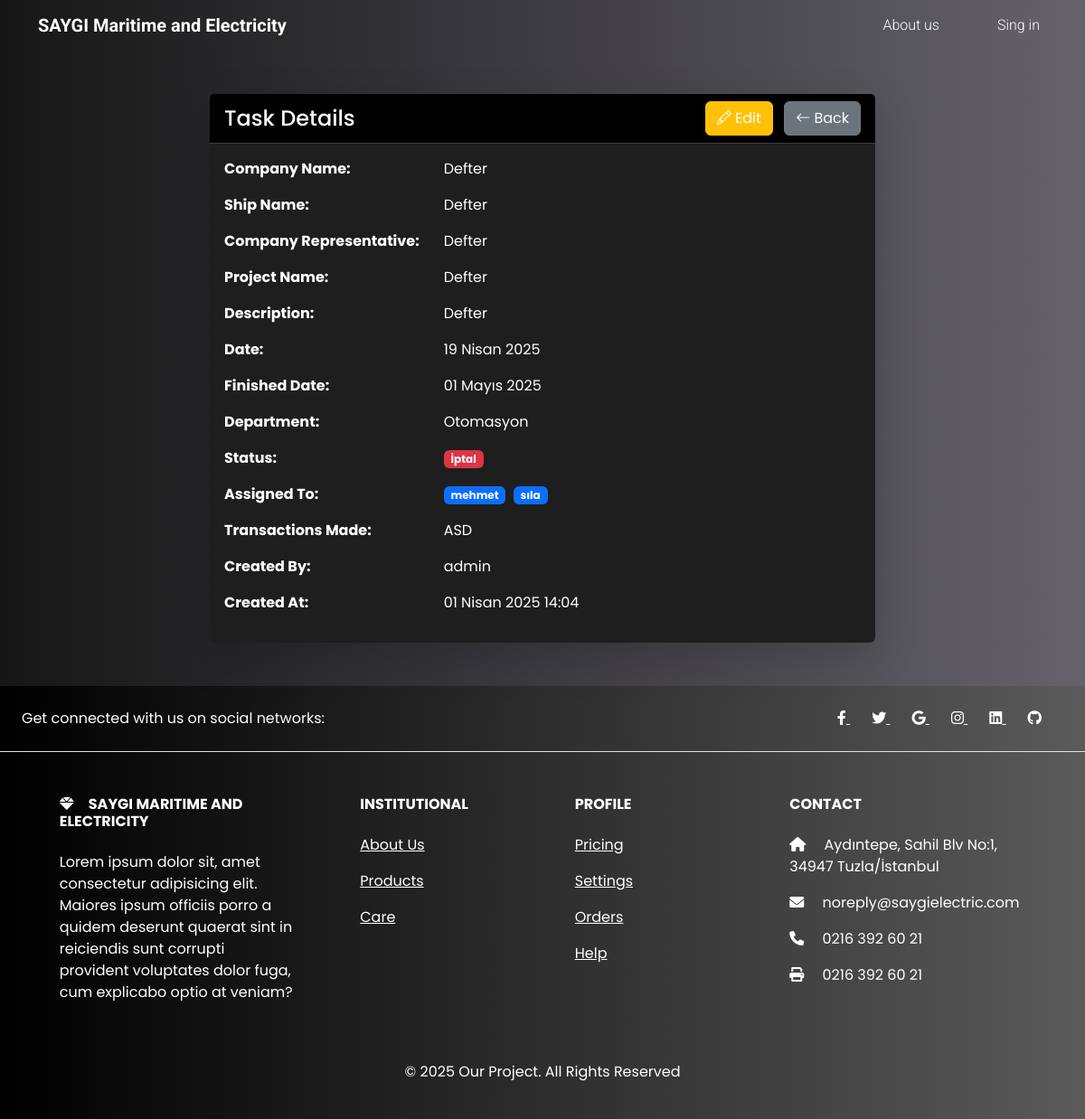
/tasks/3/view/, run on the app's committed database.
### jobs/models.py (models this page shows, shortened)
class Task(models.Model):
    STATUS_CHOICES = [
        ("beklemede", "Beklemede"),
        ("devam_ediyor", "Devam Ediyor"),
        ("tamamlandi", "Tamamlandı"),
        ("iptal", "İptal"),
        ("ertelendi", "Ertelendi"),
    ]
    company_name = models.CharField(_("Şirket Adı"), max_length=255, null=True, blank=True)
    ship_name = models.CharField(_("Gemi Adı"), max_length=255, null=True, blank=True)
    company_representative = models.CharField(_("Şirket Temsilcisi"), max_length=255, null=True, blank=True)
    project_name = models.CharField(_("Proje Adı"), max_length=255)
    description = models.TextField(_("Açıklama"))
    date = models.DateField(_("Tarih"))
    finished_date = models.DateField(_("Bitiş Tarihi"))
    status = models.CharField(_("Durum"), max_length=20, choices=STATUS_CHOICES, default="beklemede")
    department = models.ForeignKey(Department, on_delete=models.SET_NULL, null=True, blank=True, verbose_name=_("Departman"))
    assigned_to = models.ManyToManyField(CustomUser, related_name="assigned_tasks")
    transactions_made = models.TextField(_("Yapılan İşlemler"), null=True, blank=True)
    created_at = models.DateTimeField(auto_now_add=True)
    created_by = models.ForeignKey(CustomUser, on_delete=models.CASCADE, related_name="created_tasks")
    is_read = models.ManyToManyField(CustomUser, related_name="read_tasks", blank=True)

class Department(models.Model):
    name = models.CharField(_("Departman Adı"), max_length=50, unique=True)
    code = models.CharField(_("Departman Kodu"), max_length=20, unique=True)
    created_at = models.DateTimeField(auto_now_add=True)
    updated_at = models.DateTimeField(auto_now=True)
    class Meta:
        verbose_name = _("Departman")
        verbose_name_plural = _("Departmanlar")
        ordering = ["name"]

class CustomUser(AbstractUser):
    YETKI_CHOICES = [
        ("yetki1", "Tam Yetki"),
        ("yetki2", "Yüksek Yetki"),
        ("yetki3", "Orta Yetki"),
        ("yetki4", "Düşük Yetki"),
        ("yetki5", "Sınırlı Yetki"),
    ]
    phone_number = models.CharField(
        _("Telefon Numarası"), max_length=15, blank=True, null=True
    )
    department = models.ForeignKey(
        "Department",
        on_delete=models.SET_NULL,
        null=True,
        blank=True,
        verbose_name=_("Departman"),
    )
    yetki = models.CharField(
        _("Yetki Seviyesi"), max_length=10, choices=YETKI_CHOICES, default="yetki5"
    )

### jobs/views.py (the view)
# urls.py: path("tasks/<int:id>/view/", views.task_view, name="task_view"),
def task_view(request, id):
    try:
        task = Task.objects.get(id=id)
    except Task.DoesNotExist:
        raise Http404("Task not found.")
    context = {
        "task": task,
    }
    return render(request, "tasks/view.html", context)

### jobs/templates/tasks/view.html (shortened to what this page needs)
{% extends "base.html" %}
{% load i18n %}
{% load static %}
{% block content %}
    <div class="container my-5">
        <div class="row">
            <div class="col-md-8 mx-auto">
                <div class="card border-0 shadow-lg">
                    <div class="card-header bg-black text-white d-flex justify-content-between align-items-center">
                        <h4 class="mb-0">{% trans "Task Details" %}</h4>
                        <div>
                            <a href="{% url 'task_edit' task.id %}" class="btn btn-warning me-2">
                                <i class="bi bi-pencil"></i> {% trans "Edit" %}
                            </a>
                            <a href="{% url 'task_list' %}" class="btn btn-secondary">
                                <i class="bi bi-arrow-left"></i> {% trans "Back" %}
                            </a>
                        </div>
                    </div>
                    <div class="card-body">
                        <div class="row mb-3">
                            <div class="col-md-4 fw-bold">{% trans "Company Name" %}:</div>
                            <div class="col-md-8">{{ task.company_name }}</div>
                        </div>
                        <div class="row mb-3">
                            <div class="col-md-4 fw-bold">{% trans "Ship Name" %}:</div>
                            <div class="col-md-8">{{ task.ship_name }}</div>
                        </div>
                        <div class="row mb-3">
                            <div class="col-md-4 fw-bold">{% trans "Company Representative" %}:</div>
                            <div class="col-md-8">{{ task.company_representative }}</div>
                        </div>
                        <div class="row mb-3">
                            <div class="col-md-4 fw-bold">{% trans "Project Name" %}:</div>
                            <div class="col-md-8">{{ task.project_name }}</div>
                        </div>
                        <div class="row mb-3">
                            <div class="col-md-4 fw-bold">{% trans "Description" %}:</div>
                            <div class="col-md-8">{{ task.description }}</div>
                        </div>
                        <div class="row mb-3">
                            <div class="col-md-4 fw-bold">{% trans "Date" %}:</div>
                            <div class="col-md-8">{{ task.date }}</div>
                        </div>
                        <div class="row mb-3">
                            <div class="col-md-4 fw-bold">{% trans "Finished Date" %}:</div>
                            <div class="col-md-8">{{ task.finished_date }}</div>
                        </div>
                        <div class="row mb-3">
                            <div class="col-md-4 fw-bold">{% trans "Department" %}:</div>
                            <div class="col-md-8">{{ task.department.name }}</div>
                        </div>
                        <div class="row mb-3">
                            <div class="col-md-4 fw-bold">{% trans "Status" %}:</div>
                            <div class="col-md-8">
                                <span class="badge {% if task.status == 'beklemede' %}bg-warning {% elif task.status == 'devam_ediyor' %}bg-info {% elif task.status == 'tamamlandi' %}bg-success {% elif task.status == 'iptal' %}bg-danger {% else %}bg-secondary{% endif %}">
                                    {{ task.get_status_display }}
                                </span>
                            </div>
                        </div>
                        <div class="row mb-3">
                            <div class="col-md-4 fw-bold">{% trans "Assigned To" %}:</div>
                            <div class="col-md-8">
                                {% for user in task.assigned_to.all %}
                                    <span class="badge bg-primary me-1">{{ user.username }}</span>
                                {% endfor %}
                            </div>
                        </div>
                        <div class="row mb-3">
                            <div class="col-md-4 fw-bold">{% trans "Transactions Made" %}:</div>
                            <div class="col-md-8">{{ task.transactions_made }}</div>
                        </div>
                        <div class="row mb-3">
                            <div class="col-md-4 fw-bold">{% trans "Created By" %}:</div>
                            <div class="col-md-8">{{ task.created_by.username }}</div>
                        </div>
                        <div class="row mb-3">
                            <div class="col-md-4 fw-bold">{% trans "Created At" %}:</div>
                            <div class="col-md-8">{{ task.created_at }}</div>
                        </div>
                    </div>
                </div>
            </div>
        </div>
    </div>
{% endblock content %}

### jobs/static/css/style.css (style rules this page uses)
body { background:linear-gradient(to right, #161616, #65626c) !important; color: #ffffff !important; }
:root { --bs-font-sans-serif: 'Poppins', sans-serif !important; --bs-emphasis-color-rgb: 255, 255, 255 !important; --bs-body-color: #ffffff !important; --bs-secondary-color:rgb(197 197 197 / 75%) !important; --bs-secondary-rgb: 243, 188, 43 !important; --bs-link-color-rgb: 255, 255, 255; --bs-body-bg: #161616 !important; --bs-dark-rgb: 22, 22, 22 !important; --bs-light-rgb: 255, 255, 255 !important; --bs-primary-rgb: 13, 110, 253 !important; --bs-secondary-rgb: 243, 188, 43 !important; --bs-success-rgb: 25, 135, 84 !important; --bs-info-rgb: 13, 202, 240 !important; --bs-warning-rgb: 255, 193, 7 !important; --bs-danger-rgb: 220, 53, 69 !important; }
* { color: #ffffff !important; }
.card { background-color: #1e1e1e !important; border-color: #2d2d2d !important; color: #ffffff !important; }
.card-header { background-color: #2d2d2d !important; border-bottom-color: #3d3d3d !important; color: #ffffff !important; }
.card-body { color: #ffffff !important; }
.badge { background-color: #3d3d3d !important; color: #ffffff !important; }
a { color: #ffffff !important; }
.btn { color: #ffffff !important; }
::placeholder { color: #ffffff !important; opacity: 0.7; }

### data on the page
Task: company_name "Defter", ship_name "Defter", company_representative "Defter", project_name "Defter", description "Defter", date "19 Nisan 2025", finished_date "01 Mayıs 2025", department.name "Otomasyon", status "İptal", transactions_made "ASD", created_by.username "admin", created_at "01 Nisan 2025 14:04"
CustomUser: username "mehmet"
CustomUser: username "sıla"
